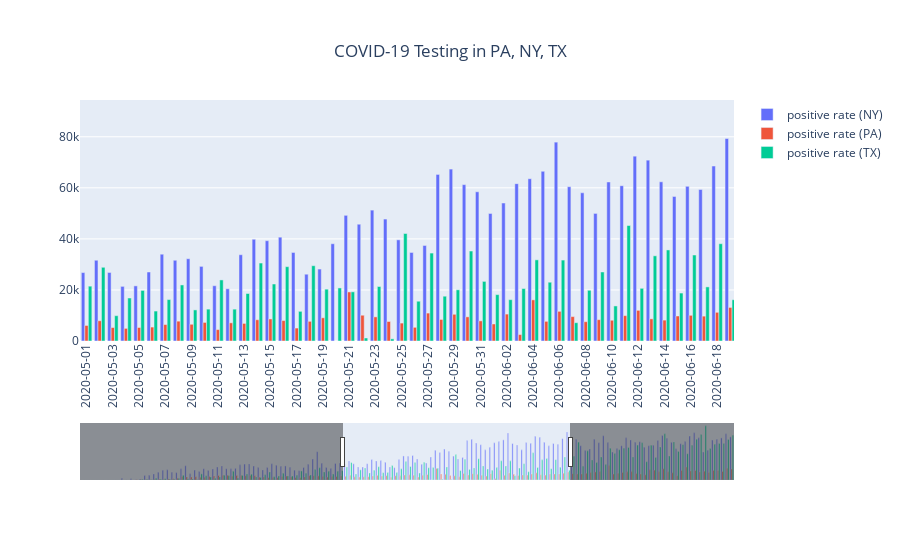

Write notebook code for a chart like this one.
### Code cell
bar_fig.update_layout(xaxis=dict(rangeslider=dict(
            visible=True
        ),type="category"
    )
)
bar_fig.show()

### Figure 1 — Plotly figure (JSON) as saved in the notebook; plotly's stock layout.template omitted (floating-point values rounded to 4 significant figures; data arrays with more than 128 entries replaced by an {"elided": "..."} marker saying what was removed)
{"data": [{"name": "positive rate (NY)", "type": "bar", "x": {"elided": "144 str values"}, "y": {"elided": "144 int values"}, "yaxis": "y2"}, {"name": "positive rate (PA)", "type": "bar", "x": {"elided": "142 str values"}, "y": {"elided": "142 int values"}, "yaxis": "y2"}, {"name": "positive rate (TX)", "type": "bar", "x": {"elided": "144 str values"}, "y": {"elided": "144 int values"}, "yaxis": "y2"}], "layout": {"autosize": true, "title": {"text": "COVID-19 Testing in PA, NY, TX", "x": 0.5, "xanchor": "center", "y": 0.92, "yanchor": "top"}, "xaxis": {"autorange": false, "range": [57.5, 107.3], "rangeslider": {"autorange": true, "range": [-0.5, 143.5], "visible": true, "yaxis2": {"_template": null, "rangemode": "match"}}, "tickangle": -90, "tickmode": "auto", "type": "category"}, "yaxis2": {"autorange": true, "range": [0, 94400.0], "type": "linear"}}}
